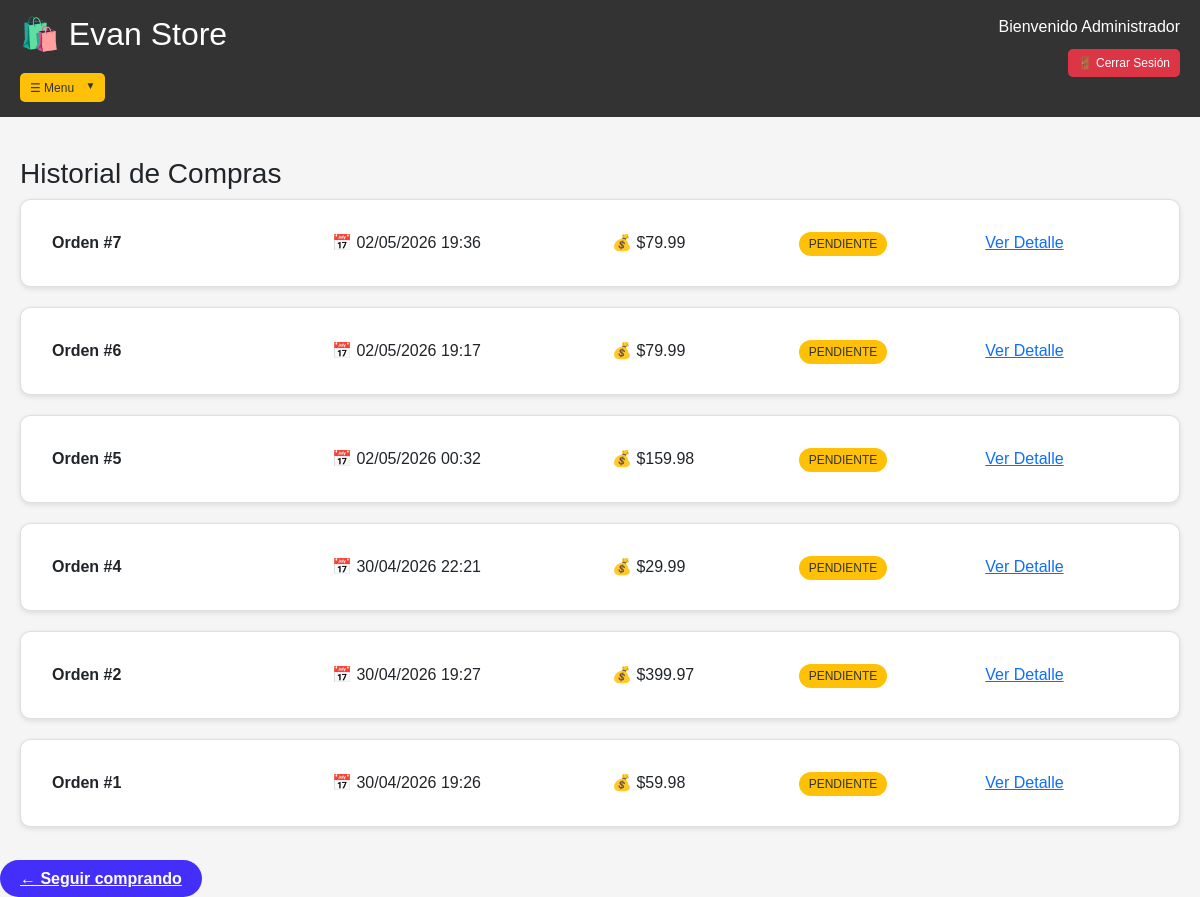
The page /mis-ordenes (signed in) on the database as committed earlier.
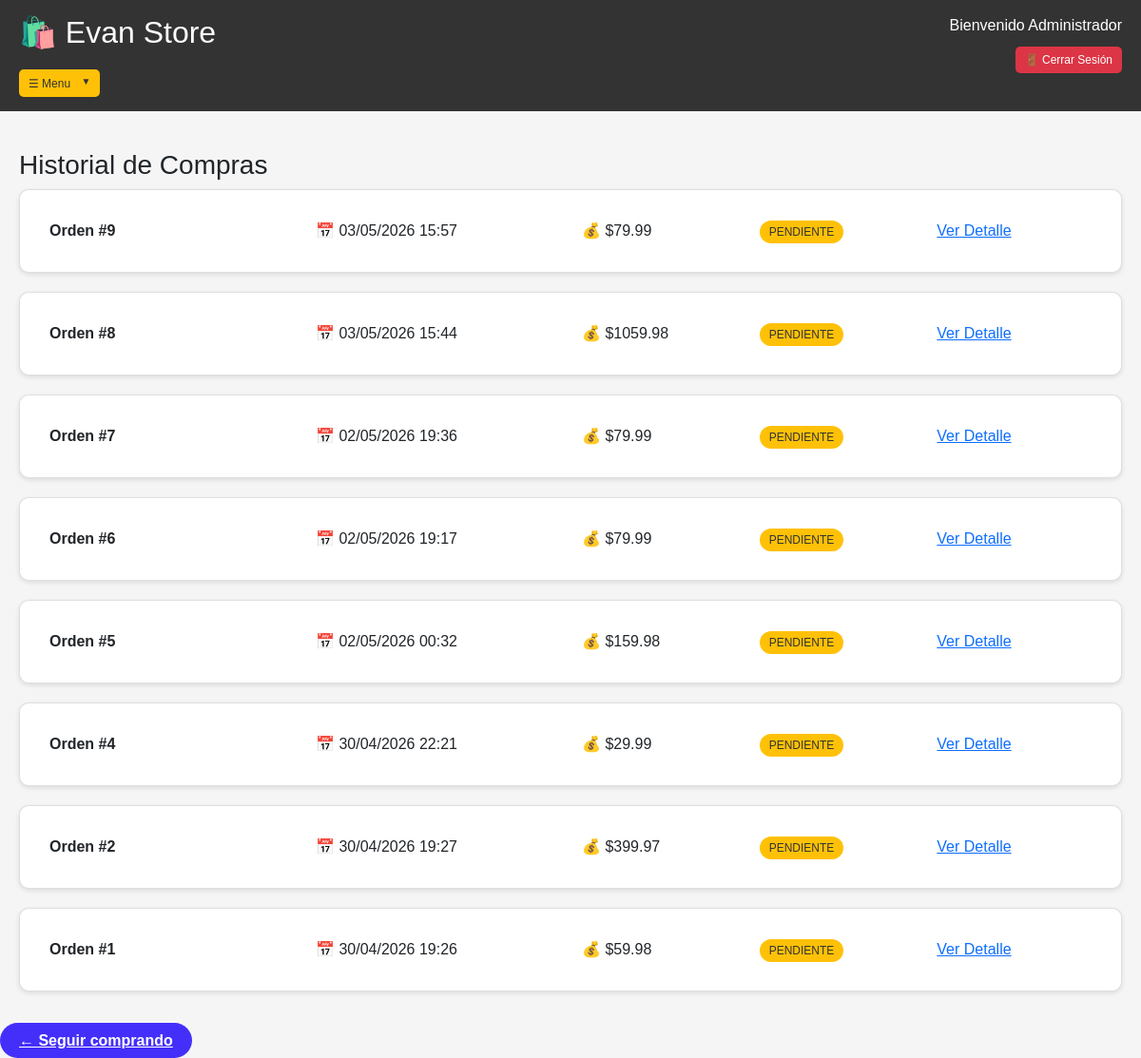
The same page on the database as committed later.
### models.py (models this page shows, shortened)
class Orden(db.Model):
    id = db.Column(db.Integer, primary_key=True)
    usuario_id = db.Column(db.Integer, db.ForeignKey('usuario.id'), nullable=False)
    fecha = db.Column(db.DateTime, default=datetime.utcnow)
    total = db.Column(db.Float, nullable=False)
    estado = db.Column(db.String(50), default='pendiente')  # pendiente, pagado, enviado, entregado
    usuario = db.relationship('Usuario', backref='ordenes')

### app.py (the view)
@app.route('/mis-ordenes')
@login_required
def mis_ordenes():
    ordenes = Orden.query.filter_by(usuario_id=current_user.id).order_by(Orden.fecha.desc()).all()
    return render_template('mis_ordenes.html', ordenes=ordenes)

### app.py (called while the page is built)
@login_manager.user_loader
def load_user(user_id):
    return Usuario.query.get(int(user_id))

### templates/mis_ordenes.html (shortened to what this page needs)
<!DOCTYPE html>
<html lang="es">
<head>
    <link href="https://cdn.jsdelivr.net/npm/bootstrap@5.1.3/dist/css/bootstrap.min.css" rel="stylesheet">
    <link rel="stylesheet" href="{{ url_for('static', filename='style.css') }}">
</head>
<body>
    {% include 'navbar.html' %}
    <div class="container">
        <h3>Historial de Compras</h3>
        {% if ordenes %}
            {% for orden in ordenes %}
            <div class="card">
                <div class="card-body">
                    <div class="row">
                        <div class="col-md-3">
                            <strong>Orden #{{ orden.id }}</strong>
                        </div>
                        <div class="col-md-3">
                            📅 {{ orden.fecha.strftime('%d/%m/%Y %H:%M') }}
                        </div>
                        <div class="col-md-2">
                            💰 ${{ "%.2f"|format(orden.total) }}
                        </div>
                        <div class="col-md-2">
                            <span class="estado-{{ orden.estado }}">{{ orden.estado|upper }}</span>
                        </div>
                        <div class="col-md-2">
                            <a href="{{ url_for('ver_orden', orden_id=orden.id) }}" class="btn-ver">Ver Detalle</a>
                        </div>
                    </div>
                </div>
            </div>
            {% endfor %}
        {% else %}
            <div class="alert alert-info">
                🛍️ No tienes órdenes de compra aún.
                <a href="{{ url_for('tienda') }}">¡Comienza a comprar!</a>
            </div>
        {% endif %}
    </div>
    <a href="/tienda" class="seguir">← Seguir comprando</a>
</body>
</html>

Rows that differ between the two databases and show on the page:
added Orden: id "9", fecha "03/05/2026 15:57", total "79.99", estado "PENDIENTE"
added Orden: id "8", fecha "03/05/2026 15:44", total "1059.98", estado "PENDIENTE"
